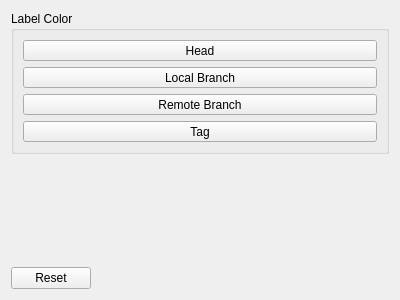
<?xml version="1.0" encoding="UTF-8"?>
<ui version="4.0">
 <class>SettingVisualForm</class>
 <widget class="QWidget" name="SettingVisualForm">
  <property name="geometry">
   <rect>
    <x>0</x>
    <y>0</y>
    <width>400</width>
    <height>300</height>
   </rect>
  </property>
  <property name="windowTitle">
   <string>Visual</string>
  </property>
  <layout class="QVBoxLayout" name="verticalLayout_2">
   <item>
    <widget class="QGroupBox" name="groupBox">
     <property name="title">
      <string>Label Color</string>
     </property>
     <layout class="QVBoxLayout" name="verticalLayout">
      <item>
       <widget class="ColorButton" name="toolButton_head">
        <property name="sizePolicy">
         <sizepolicy hsizetype="Expanding" vsizetype="Fixed">
          <horstretch>0</horstretch>
          <verstretch>0</verstretch>
         </sizepolicy>
        </property>
        <property name="text">
         <string>Head</string>
        </property>
       </widget>
      </item>
      <item>
       <widget class="ColorButton" name="toolButton_local_branch">
        <property name="sizePolicy">
         <sizepolicy hsizetype="Expanding" vsizetype="Fixed">
          <horstretch>0</horstretch>
          <verstretch>0</verstretch>
         </sizepolicy>
        </property>
        <property name="text">
         <string>Local Branch</string>
        </property>
       </widget>
      </item>
      <item>
       <widget class="ColorButton" name="toolButton_remote_branch">
        <property name="sizePolicy">
         <sizepolicy hsizetype="Expanding" vsizetype="Fixed">
          <horstretch>0</horstretch>
          <verstretch>0</verstretch>
         </sizepolicy>
        </property>
        <property name="text">
         <string>Remote Branch</string>
        </property>
       </widget>
      </item>
      <item>
       <widget class="ColorButton" name="toolButton_tag">
        <property name="sizePolicy">
         <sizepolicy hsizetype="Expanding" vsizetype="Fixed">
          <horstretch>0</horstretch>
          <verstretch>0</verstretch>
         </sizepolicy>
        </property>
        <property name="text">
         <string>Tag</string>
        </property>
       </widget>
      </item>
     </layout>
    </widget>
   </item>
   <item>
    <spacer name="verticalSpacer">
     <property name="orientation">
      <enum>Qt::Vertical</enum>
     </property>
     <property name="sizeHint" stdset="0">
      <size>
       <width>20</width>
       <height>147</height>
      </size>
     </property>
    </spacer>
   </item>
   <item>
    <layout class="QHBoxLayout" name="horizontalLayout">
     <item>
      <widget class="QPushButton" name="pushButton_reset">
       <property name="text">
        <string>Reset</string>
       </property>
      </widget>
     </item>
     <item>
      <spacer name="horizontalSpacer">
       <property name="orientation">
        <enum>Qt::Horizontal</enum>
       </property>
       <property name="sizeHint" stdset="0">
        <size>
         <width>40</width>
         <height>20</height>
        </size>
       </property>
      </spacer>
     </item>
    </layout>
   </item>
  </layout>
 </widget>
 <customwidgets>
  <customwidget>
   <class>ColorButton</class>
   <extends>QToolButton</extends>
   <header>ColorButton.h</header>
  </customwidget>
 </customwidgets>
 <resources/>
 <connections/>
</ui>
